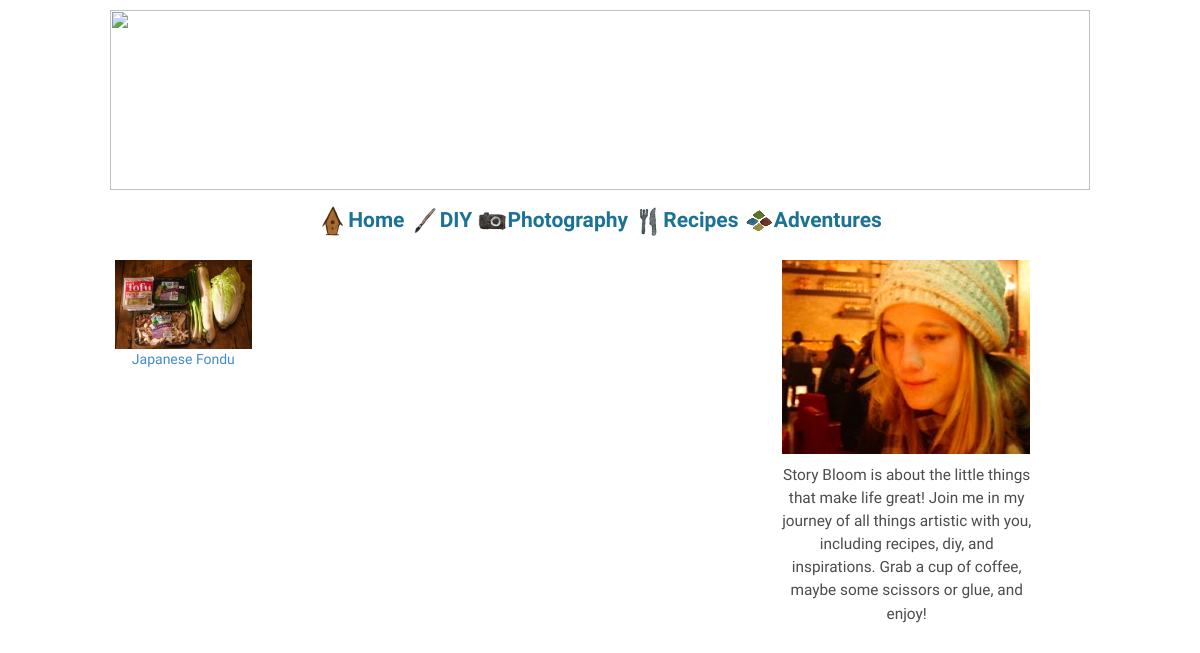
The page /b/6/ on the database as committed earlier.
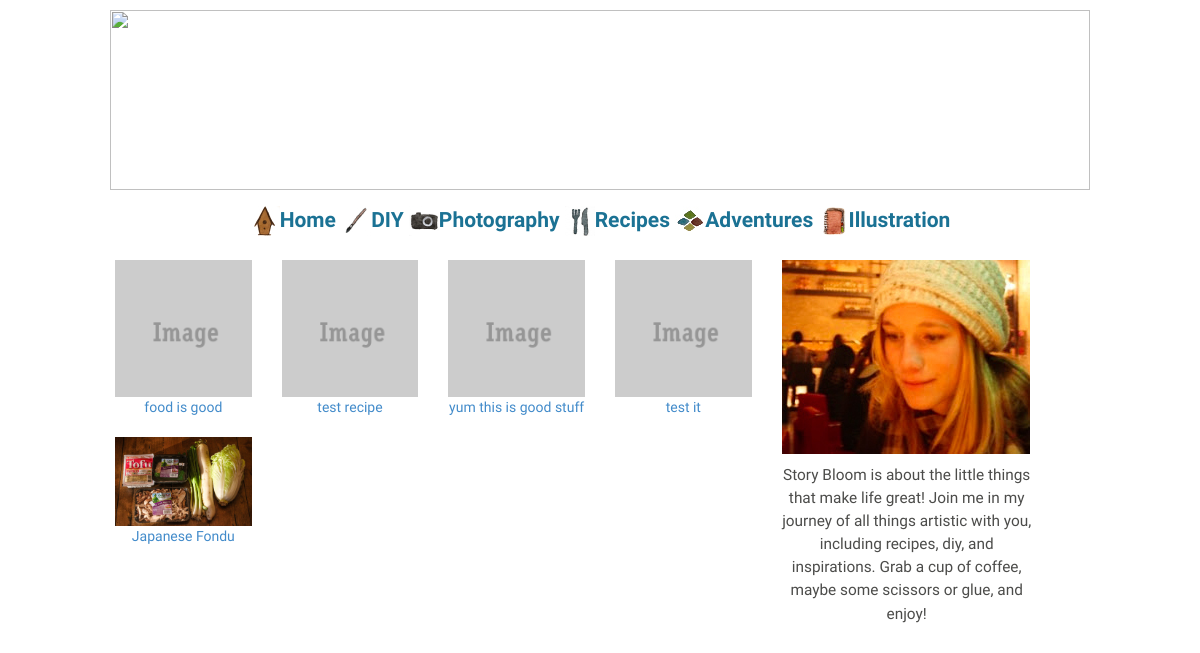
The same page on the database as committed later.
### blogs/models.py (models this page shows, shortened)
class Category(models.Model):
    name       = models.CharField('Name', max_length=50)
    short_desc = models.CharField('Short Description', max_length=100)
    long_desc  = models.CharField('Long Description', max_length=400)
    image_url  = models.CharField('Image URL', max_length=100)
    class Meta:
        verbose_name_plural="Categories"

class Post(models.Model):
    title         = models.CharField('Title', max_length=50)
    image_url     = models.CharField('Image URL', max_length=100)
    keywords      = models.CharField('Keywords', max_length=50)
    category      = models.ForeignKey(Category)
    short_desc    = models.CharField('Short Description', max_length=100)
    long_desc     = models.CharField('Long Description', max_length=400)
    author        = models.CharField('Author', max_length=50)
    pub_date      = models.DateTimeField('Date Published')
    post          = models.TextField('Post')
    class Meta:
        ordering = ['-pub_date']

### blogs/views.py (the view)
# urls.py: url(r'^(?P<category_id>\d)/$', views.get_category, name='post')
def get_category(request, category_id):
    context = {
        'categories': Category.objects.all(),
        'category': Category.objects.get(id=category_id),
        'posts': Post.objects.filter(category=category_id)
    }
    return render(request, 'blogs/category.html', context)

### storybloom/templates/blogs/category.html (shortened to what this page needs)
{% load staticfiles %}
<!DOCTYPE html>
<html>
	{% include "blogs/site-header.html" %}
	<body>
		{% include "blogs/nav-bar.html" %}
		<link type="text/css" rel="stylesheet" href="{% static 'css/blogs/category.css' %}">
		<main class="l-global-width">
			<div class="container">
			<div class="row">
				<div class="col-sm-8">
					<div class="row">
					{% for post in posts %}
						<div class="col-xs-6 col-sm-3">
					<div class="post">
						<header class="post-header">
							<span>
								<a href="/b/{{post.category.id}}/{{post.id}}"><img class="img-responsive" src="{% static post.image_url %}" />{{post.short_desc}}</a>
							</span>
						</header>
						</div>
							</div>
					{% endfor %}
					</div>
				</div>
				<div class="col-sm-4">
					<div class="profile">
						<img class="profile-photo" src="/static/images/profile.jpg">
						<div class="profile-blurb">
							Story Bloom is about the little things that make life great! Join me in my journey
							of all things artistic with you, including recipes, diy, and inspirations. Grab a
							cup of coffee, maybe some scissors or glue, and enjoy!
						</div>
					</div>
				</div>
			</div>
		</div>
		</main>
	</body>
</html>

### storybloom/templates/blogs/site-header.html (shortened to what this page needs)
{% load staticfiles %}
<head>
	<link type="text/css" rel="stylesheet" href="{% static 'css/blogs/common.css' %}">
</head>

### storybloom/templates/blogs/nav-bar.html (shortened to what this page needs)
{% load staticfiles %}
<header class="siteheader l-global-width">
   <a href="/"><img class="siteheader-image" src="../../../static/images/banner3.png">
      </a>
</header>
<span class="full-nav">
<nav class="clearfix">
  <ul class="clearfix">
    <li>
      <a href="/"><img src="{% static 'images/home.jpg' %}">Home</a>
    </li>
    {% for category in categories %}
      <li>
        <a  href="/b/{{category.id}}" title="{{category.name}}"><img src="../../../static/images/{{category.image_url}}"><span>{{category.name}}</span></a>
      </li>
    {% endfor %}
  </ul>
</nav>
</span>

### storybloom/templates/blogs/site-footer.html (shortened to what this page needs)
{% load staticfiles %}

### storybloom/static/css/blogs/category.css (style rules this page uses)
.profile { padding-top: 20px; max-width: 250px; }
.profile-blurb { font-size: 1.1em; line-height: 1.5em; font-family: 'Indie Flower'; text-align: center; padding: 10px 0px 0px 0px; color: #4C4C4A; }
.post-header { font-size: 1.0em; font-family: 'Indie Flower'; text-align: center; }
.post { padding-top: 20px; }

### storybloom/static/css/blogs/base.css (style rules this page uses)
body, main { padding: 0; margin: 0; }

### storybloom/static/css/blogs/layout.css (style rules this page uses)
.l-global-width { width: 95%; max-width: 1000px; margin-right: auto; margin-left: auto; }

### storybloom/static/css/blogs/siteheader.css (style rules this page uses)
.siteheader { height: 200px; padding: 10px; }
.siteheader-image { width: 100%; height: 100%; background-position-x: 50%; background-position-y: 50%; background-size: 68%; background-repeat: no-repeat; }

### storybloom/static/css/blogs/navbar.css (style rules this page uses)
nav { height: 40px; width: 100%; background: #ffffff; font-size: 1.5em; font-weight: bold; font-family: 'Indie Flower'; position: relative; }
nav ul { padding: 0; margin: 0 auto; height: 40px; text-align: center; }
nav li { display: inline; }
.clearfix:before, .clearfix:after { content: " "; display: table; }
.clearfix:after { clear: both; }
.clearfix { *zoom: 1; }
nav li { width: auto; }
nav a { color: #1B7294; display: inline-block; text-align: center; text-decoration: none; line-height: 40px; }

### storybloom/static/css/blogs/index.css (style rules this page uses)
.profile { padding-top: 75px; }
.profile-blurb { font-size: 1.1em; line-height: 1.5em; font-family: 'Indie Flower'; text-align: center; padding: 10px 0px 0px 0px; color: #4C4C4A; }

Rows that differ between the two databases and show on the page:
added Category: image_url (picture), name "Illustration"
added Post: image_url (picture), short_desc "food is good"
added Post: image_url (picture), short_desc "test recipe"
added Post: image_url (picture), short_desc "yum this is good stuff"
added Post: image_url (picture), short_desc "test it"
